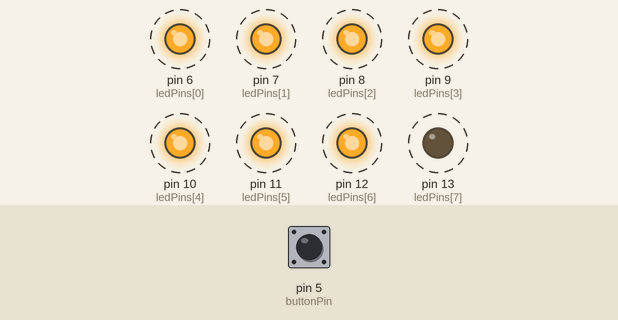
The sketch below on a simulated Arduino Uno, built with avr-gcc and run on an emulated ATmega328P. Shown: output pins drawn as LEDs (lit = HIGH). Dashed ring = blinking. The test bench sets the inputs (shaded band); at power-on: pin 5 (buttonPin) HIGH.

Above: at 4.05 s.
4.1 s: pin 5 (buttonPin) pulled LOW for 1.9 s
At 6.0 s:
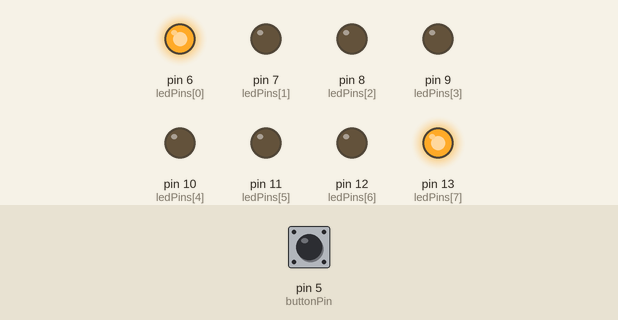
7.6 s: pin 5 (buttonPin) pulled LOW for 1.9 s
At 8.35 s:
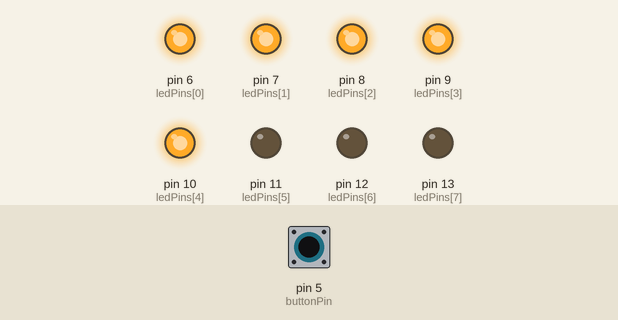
Timing chart, 0 to 17.1 s (numbered marks = the images above; inputs shaded):
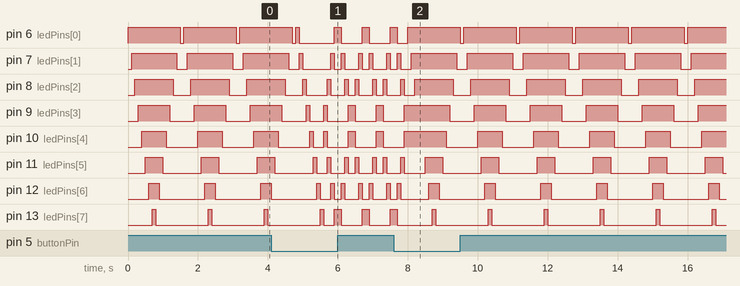

The sketch:

ledAnimation.ino
```cpp
//LED Pin Variables
int ledPins[] = {6,7,8,9,10,11,12,13}; //An array to hold the pin each LED is connected to
                                   //i.e. LED #0 is connected to pin 2, LED #1, 3 and so on
                                   //to address an array use ledPins[0] this would equal 2
                                   //and ledPins[7] would equal 9

int buttonPin = 5;  // button pin variable, we will be using pin 11

int val = 0; // variable to read button pin value

int sequence = 1; // variable to hold current sequence

/*
 * setup() - this function runs once when you turn your Arduino on
 * We the three control pins to outputs
 */
void setup()
{

  //Set each pin connected to an LED to output mode (pulling high (on) or low (off)
  for(int i = 0; i < 8; i++){         //this is a loop and will repeat eight times
      pinMode(ledPins[i],OUTPUT); //we use this to set each LED pin to output
  }                                   //the code this replaces is below

  pinMode(buttonPin, INPUT); // set button pin to be an input

  /* (commented code will not run)
   * these are the lines replaced by the for loop above they do exactly the
   * same thing the one above just uses less typing
  pinMode(ledPins[0],OUTPUT);
  pinMode(ledPins[1],OUTPUT);
  pinMode(ledPins[2],OUTPUT);
  pinMode(ledPins[3],OUTPUT);
  pinMode(ledPins[4],OUTPUT);
  pinMode(ledPins[5],OUTPUT);
  pinMode(ledPins[6],OUTPUT);
  pinMode(ledPins[7],OUTPUT);
  (end of commented code)*/
}


/*
 * loop() - this function will start after setup finishes and then repeat
 * we call a function called oneAfterAnother(). if you would like a different behaviour
 * uncomment (delete the two slashes) one of the other lines
 */
void loop()                     // run over and over again
{
  // oneAfterAnotherNoLoop();   //this will turn on each LED one by one then turn each off
  //oneAfterAnotherLoop();   //does the same as oneAfterAnotherNoLoop but with
                             //much less typing
  //oneOnAtATime();          //this will turn one LED on then turn the next one
                             //on turning the
                             //former off (one LED will look like it is scrolling
                             //along the line
  //inAndOut();              //lights the two middle LEDs then moves them out then back
                             //in again

       // check if button pressed

        val = digitalRead(buttonPin);
        if(val == LOW)
        {
            if(sequence == 3) // if sequence is at 3 already, make it 1 again
            {
               sequence = 1;
            } else
                {
                  sequence++; // otherwise go to the next sequence
                }
        }

         switch(sequence)
                 {
                     case 1:
                     oneAfterAnotherNoLoop();
                     break;
                     case 2:
                     oneOnAtATime();
                     break;
                     case 3:
                     inAndOut();
                     break;
                 }


}

/*
 * oneAfterAnotherNoLoop() - Will light one LED then delay for delayTime then light
 * the next LED until all LEDs are on it will then turn them off one after another
 *
 * this does it without using a loop which makes for a lot of typing.
 * oneOnAtATimeLoop() does exactly the same thing with less typing
 */
void oneAfterAnotherNoLoop(){
  int delayTime = 100; //the time (in milliseconds) to pause between LEDs
                       //make smaller for quicker switching and larger for slower
  digitalWrite(ledPins[0], HIGH);  //Turns on LED #0 (connected to pin 2 )
  delay(delayTime);               //waits delayTime milliseconds
  digitalWrite(ledPins[1], HIGH);  //Turns on LED #1 (connected to pin 3 )
  delay(delayTime);               //waits delayTime milliseconds
  digitalWrite(ledPins[2], HIGH);  //Turns on LED #2 (connected to pin 4 )
  delay(delayTime);                //waits delayTime milliseconds
  digitalWrite(ledPins[3], HIGH);  //Turns on LED #3 (connected to pin 5 )
  delay(delayTime);                //waits delayTime milliseconds
  digitalWrite(ledPins[4], HIGH);  //Turns on LED #4 (connected to pin 6 )
  delay(delayTime);            //waits delayTime milliseconds
  digitalWrite(ledPins[5], HIGH);  //Turns on LED #5 (connected to pin 7 )
  delay(delayTime);               //waits delayTime milliseconds
  digitalWrite(ledPins[6], HIGH);  //Turns on LED #6 (connected to pin 8 )
  delay(delayTime);               //waits delayTime milliseconds
  digitalWrite(ledPins[7], HIGH);  //Turns on LED #7 (connected to pin 9 )
  delay(delayTime);               //waits delayTime milliseconds

//Turns Each LED Off
  digitalWrite(ledPins[7], LOW);  //Turns on LED #0 (connected to pin 2 )
  delay(delayTime);                //waits delayTime milliseconds
  digitalWrite(ledPins[6], LOW);  //Turns on LED #1 (connected to pin 3 )
  delay(delayTime);               //waits delayTime milliseconds
  digitalWrite(ledPins[5], LOW);  //Turns on LED #2 (connected to pin 4 )
  delay(delayTime);               //waits delayTime milliseconds
  digitalWrite(ledPins[4], LOW);  //Turns on LED #3 (connected to pin 5 )
  delay(delayTime);                //waits delayTime milliseconds
  digitalWrite(ledPins[3], LOW);  //Turns on LED #4 (connected to pin 6 )
  delay(delayTime);               //waits delayTime milliseconds
  digitalWrite(ledPins[2], LOW);  //Turns on LED #5 (connected to pin 7 )
  delay(delayTime);              //waits delayTime milliseconds
  digitalWrite(ledPins[1], LOW);  //Turns on LED #6 (connected to pin 8 )
  delay(delayTime);                //waits delayTime milliseconds
  digitalWrite(ledPins[0], LOW);  //Turns on LED #7 (connected to pin 9 )
  delay(delayTime);                //waits delayTime milliseconds
}

/*
 * oneAfterAnotherLoop() - Will light one LED then delay for delayTime then light
 * the next LED until all LEDs are on it will then turn them off one after another
 *
 * this does it using a loop which makes for a lot less typing.
 * than oneOnAtATimeNoLoop() does exactly the same thing with less typing
 */
void oneAfterAnotherLoop(){
  int delayTime = 100; //the time (in milliseconds) to pause between LEDs
                       //make smaller for quicker switching and larger for slower

//Turn Each LED on one after another
  for(int i = 0; i <= 7; i++){
    digitalWrite(ledPins[i], HIGH);  //Turns on LED #i each time this runs i
    delay(delayTime);                //gets one added to it so this will repeat
  }                                  //8 times the first time i will = 0 the final
                                     //time i will equal 7;

//Turn Each LED off one after another
  for(int i = 7; i >= 0; i--){  //same as above but rather than starting at 0 and counting up
                                //we start at seven and count down
    digitalWrite(ledPins[i], LOW);  //Turns off LED #i each time this runs i
    delay(delayTime);               //gets one subtracted from it so this will repeat
  }                                  //8 times the first time i will = 7 the final
                                     //time it will equal 0


}

/*
 * oneOnAtATime() - Will light one LED then the next turning off all the others
 */
void oneOnAtATime(){
  int delayTime = 100; //the time (in milliseconds) to pause between LEDs
                       //make smaller for quicker switching and larger for slower

  for(int i = 0; i <= 7; i++){
    int offLED = i - 1;  //Calculate which LED was turned on last time through
    if(i == 0) {         //for i = 1 to 7 this is i minus 1 (i.e. if i = 2 we will
      offLED = 7;        //turn on LED 2 and off LED 1)
    }                    //however if i = 0 we don't want to turn of led -1 (doesn't exist)
                         //instead we turn off LED 7, (looping around)
    digitalWrite(ledPins[i], HIGH);     //turn on LED #i
    digitalWrite(ledPins[offLED], LOW); //turn off the LED we turned on last time
    delay(delayTime);
  }
}

/*
 * inAndOut() - This will turn on the two middle LEDs then the next two out
 * making an in and out look
 */
void inAndOut(){
  int delayTime = 100; //the time (in milliseconds) to pause between LEDs
                       //make smaller for quicker switching and larger for slower

  //runs the LEDs out from the middle
  for(int i = 0; i <= 3; i++){
    int offLED = i - 1;  //Calculate which LED was turned on last time through
    if(i == 0) {         //for i = 1 to 7 this is i minus 1 (i.e. if i = 2 we will
      offLED = 3;        //turn on LED 2 and off LED 1)
    }                    //however if i = 0 we don't want to turn of led -1 (doesn't exist)
                         //instead we turn off LED 7, (looping around)
    int onLED1 = 3 - i;       //this is the first LED to go on ie. LED #3 when i = 0 and LED
                             //#0 when i = 3
    int onLED2 = 4 + i;       //this is the first LED to go on ie. LED #4 when i = 0 and LED
                             //#7 when i = 3
    int offLED1 = 3 - offLED; //turns off the LED we turned on last time
    int offLED2 = 4 + offLED; //turns off the LED we turned on last time

    digitalWrite(ledPins[onLED1], HIGH);
    digitalWrite(ledPins[onLED2], HIGH);
    digitalWrite(ledPins[offLED1], LOW);
    digitalWrite(ledPins[offLED2], LOW);
    delay(delayTime);
  }

  //runs the LEDs into the middle
  for(int i = 3; i >= 0; i--){
    int offLED = i + 1;  //Calculate which LED was turned on last time through
    if(i == 3) {         //for i = 1 to 7 this is i minus 1 (i.e. if i = 2 we will
      offLED = 0;        //turn on LED 2 and off LED 1)
    }                    //however if i = 0 we don't want to turn of led -1 (doesn't exist)
                         //instead we turn off LED 7, (looping around)
    int onLED1 = 3 - i;       //this is the first LED to go on ie. LED #3 when i = 0 and LED
                             //#0 when i = 3
    int onLED2 = 4 + i;       //this is the first LED to go on ie. LED #4 when i = 0 and LED
                             //#7 when i = 3
    int offLED1 = 3 - offLED; //turns off the LED we turned on last time
    int offLED2 = 4 + offLED; //turns off the LED we turned on last time

    digitalWrite(ledPins[onLED1], HIGH);
    digitalWrite(ledPins[onLED2], HIGH);
    digitalWrite(ledPins[offLED1], LOW);
    digitalWrite(ledPins[offLED2], LOW);
    delay(delayTime);
  }
}
```

Measured:
- by itself, pin 6 (ledPins[0]): repeats every 1.6 s: HIGH 1.5 s, LOW 0.10 s
- by itself, pin 7 (ledPins[1]): repeats every 1.6 s: LOW 0.30 s, HIGH 1.3 s
- by itself, pin 9 (ledPins[3]): repeats every 1.6 s: LOW 0.70 s, HIGH 0.90 s
- by itself, pin 10 (ledPins[4]): repeats every 1.6 s: LOW 0.90 s, HIGH 0.70 s
- by itself, pin 13 (ledPins[7]): repeats every 1.6 s: HIGH 0.10 s, LOW 1.5 s
